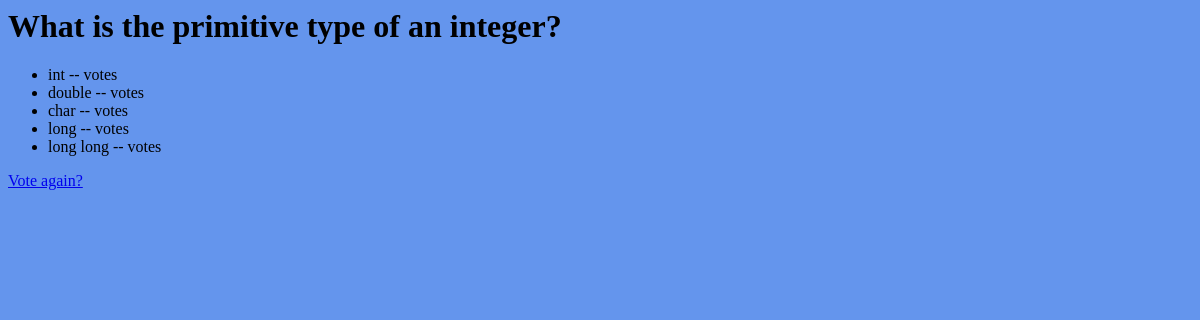
Page /polls/6/results/ on the committed database.
### polls/models.py (models this page shows, shortened)
class Question(models.Model):
    question_text = models.CharField(max_length=200)
    pub_date = models.DateTimeField("Date published")

class Choice(models.Model):
    question = models.ForeignKey(Question, on_delete=models.CASCADE)
    choice_text = models.CharField(max_length=200)
    votes = models.IntegerField(default=0)

### polls/views.py (the view)
# urls.py: path("<int:pk>/results/", views.ResultsView.as_view(), name="results"),
class ResultsView(generic.DetailView):
    model = Question
    template_name = "polls/results.html"

### polls/templates/polls/results.html
{% load static %}
<link rel="stylesheet" href="{% static 'polls/style.css' %}">
<h1 id="results_h1">{{ question.question_text }}</h1>
<ul>
    {% for choice in question.choice_set.all %}
    <li>{{ choice.choice_text }} -- {{ chooice.votes }} vote{{ choice.votes|pluralize}}
    </li>
    {% endfor %}
</ul>
<a href="{% url 'polls:detail' question.id %}">Vote again?</a>

### rows in the picture
Question: question_text "What is the primitive type of an integer?"
Choice: choice_text "int"
Choice: choice_text "double"
Choice: choice_text "char"
Choice: choice_text "long"
Choice: choice_text "long long"
